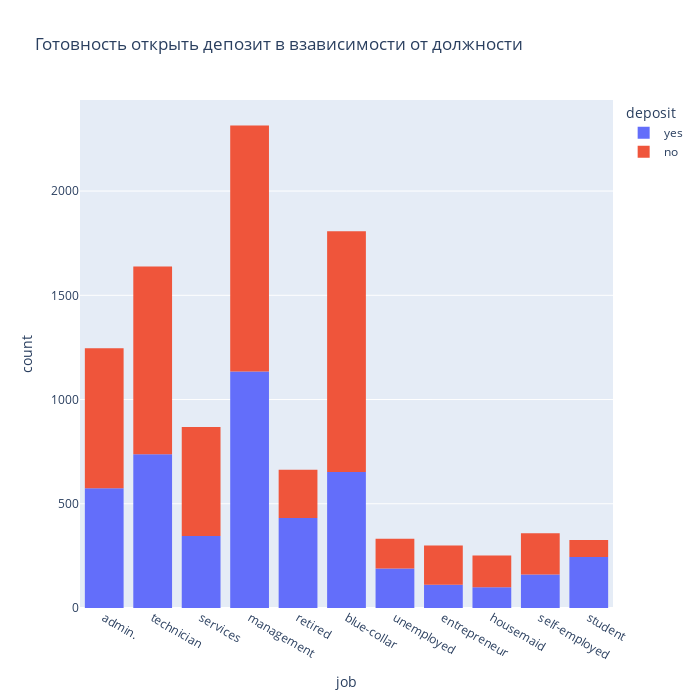

Notebook code for this chart:
### Code cell
# постройте визуализации для открывших и неоткрывших депозит в зависимости от вида профессиональной занятости
display(percent_func('job','deposit','Готовность открыть депозит в взависимости от должности'))

### Figure 1 — Plotly figure (JSON) as saved in the notebook; plotly's stock layout.template omitted (floating-point values rounded to 4 significant figures; data arrays with more than 128 entries replaced by an {"elided": "..."} marker saying what was removed)
{"data": [{"alignmentgroup": "True", "bingroup": "x", "hovertemplate": "deposit=yes<br>job=%{x}<br>count=%{y}<extra></extra>", "legendgroup": "yes", "marker": {"color": "#636efa", "pattern": {"shape": ""}}, "name": "yes", "offsetgroup": "yes", "orientation": "v", "showlegend": true, "type": "histogram", "x": {"elided": "4681 str values"}, "xaxis": "x", "yaxis": "y"}, {"alignmentgroup": "True", "bingroup": "x", "hovertemplate": "deposit=no<br>job=%{x}<br>count=%{y}<extra></extra>", "legendgroup": "no", "marker": {"color": "#EF553B", "pattern": {"shape": ""}}, "name": "no", "offsetgroup": "no", "orientation": "v", "showlegend": true, "type": "histogram", "x": {"elided": "5424 str values"}, "xaxis": "x", "yaxis": "y"}], "layout": {"barmode": "relative", "height": 700, "legend": {"title": {"text": "deposit"}, "tracegroupgap": 0}, "title": {"text": "Готовность открыть депозит в взависимости от должности"}, "width": 700, "xaxis": {"anchor": "y", "domain": [0, 1], "title": {"text": "job"}}, "yaxis": {"anchor": "x", "domain": [0, 1], "title": {"text": "count"}}}}
